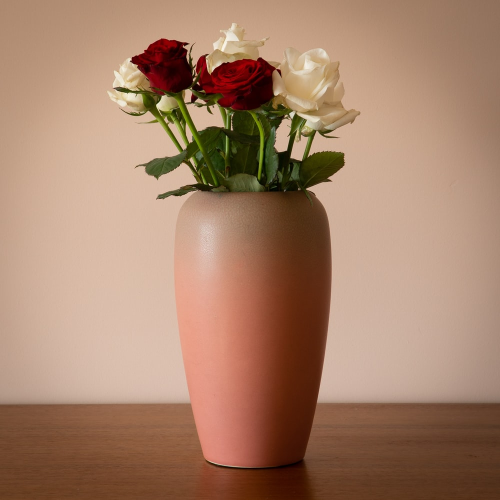
#> input picture Photos/flower.jpg, 1000 x 1000 px, found by its file name (shown at 1/2 size)
$ python 'Task 1.py'
#> lines starting #> are read from the running program, lines starting #| are printed output that depends on the picture; after the words box and inside, x2 and y2 are one past the last pixel; in counts of white or black regions, pixels touching at a corner belong together
from abc import ABC
import cv2 as cv
img = cv.imread('Photos/flower.jpg')
#> img is the input picture: shape (1000, 1000, 3); mean B, G, R 106.6, 130.1, 166.9
cv.imshow('Flower',img)
cv.waitKey(0)

#Part (a)
# Resize the image
resized = cv.resize(img, (512,512),interpolation=cv.INTER_CUBIC)
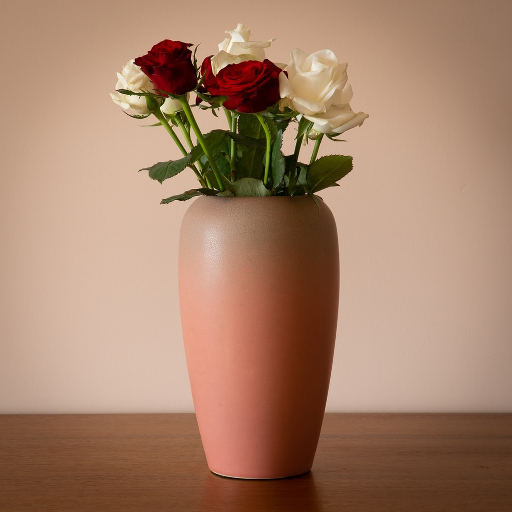
#> resized: shape (512, 512, 3); mean B, G, R 106.6, 130.1, 166.9
cv.imshow('Resized',resized)
cv.waitKey(0)

#Part (b)
#Converting the resized image to grayscale
gray = cv.cvtColor(resized, cv.COLOR_BGR2GRAY)
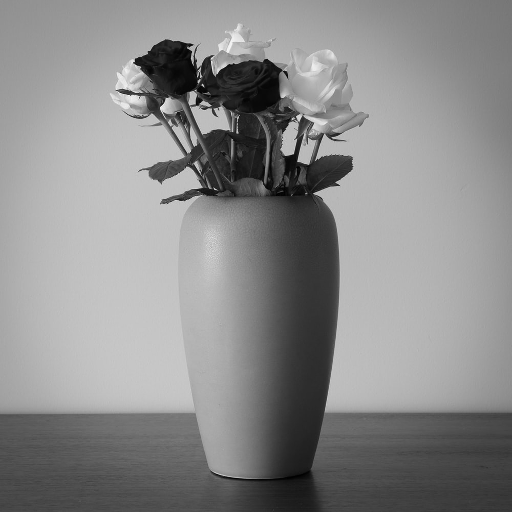
#> gray: shape (512, 512); min 1, max 244, mean 138.4
cv.imshow('Gray',gray)
cv.waitKey(0)

#Part (c)
#Binarizing the grayscaled image
threshold, thresh = cv.threshold(gray,150,255,cv.THRESH_BINARY)
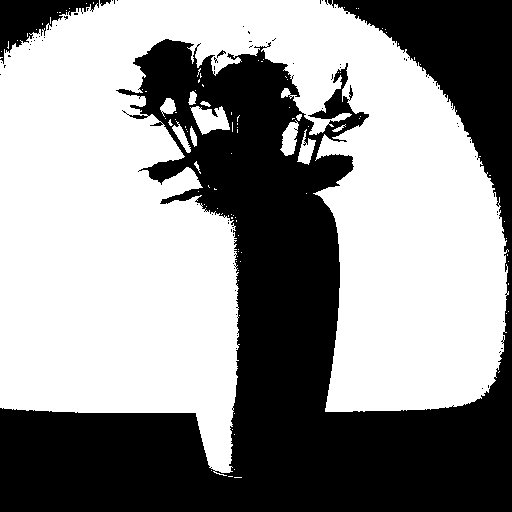
#> thresh: shape (512, 512); 56.9% white; 75 black regions (71 under 20 px), largest, box (x1, y1, x2, y2) and area: (0, 0, 512, 512) 110202, (0, 0, 99, 64) 2646, (100, 0, 111, 6) 41, (217, 50, 226, 58) 26
#looks at the img compares each pixel value to this threshold value
#if it above 150 it sets it to 255
cv.imshow('Simple Thresholded',thresh)
cv.waitKey(0)

#Part (d)
# Apply gradient filter on the original image
sobelx = cv.Sobel(resized,cv.CV_64F,1,0)
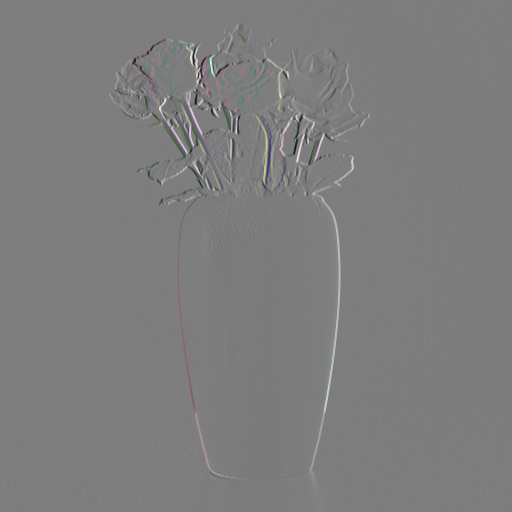
#> sobelx: shape (512, 512, 3) float64; mean B, G, R -0.3, -0.3, -0.4; drawn with min black and max white
sobely = cv.Sobel(resized,cv.CV_64F,0,1)
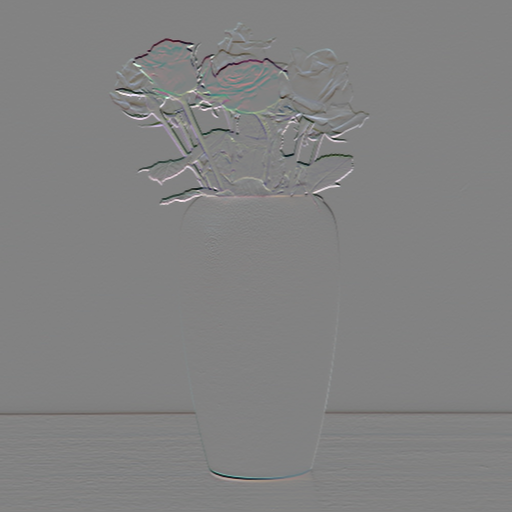
#> sobely: shape (512, 512, 3) float64; mean B, G, R -1.3, -1.3, -1.2; drawn with min black and max white
combined_sobel = cv.bitwise_and(sobelx,sobely)
cv.imshow('Combined Sobel',combined_sobel)
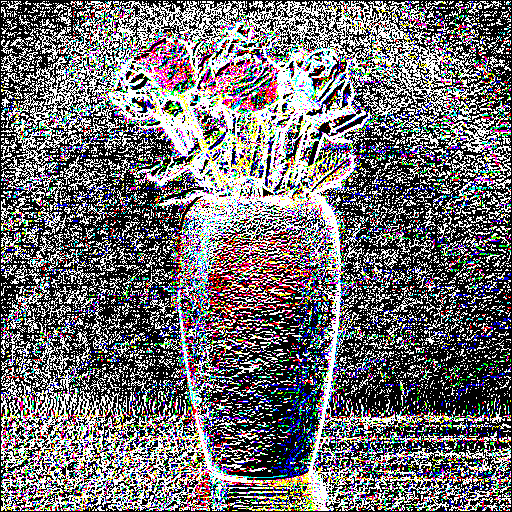
#> window 'Combined Sobel': shape (512, 512, 3); mean B, G, R 113.1, 110.8, 113
cv.waitKey(0)

$ run again, with Photos/bg.jpg copied over Photos/flower.jpg
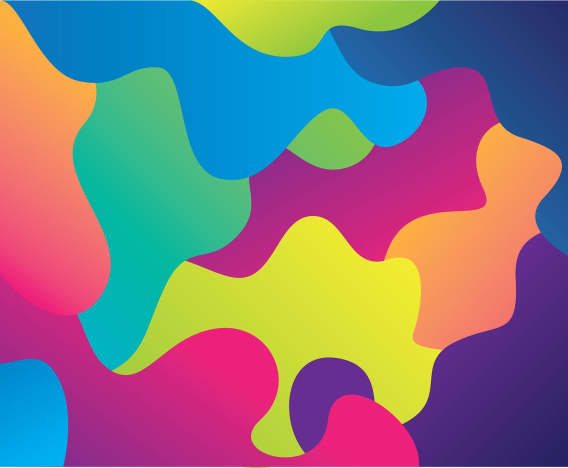
#> input picture Photos/bg.jpg, 1136 x 936 px, found by its file name (shown at 1/2 size)
#> img is the input picture: shape (936, 1136, 3); mean B, G, R 128.5, 118.9, 131.3
#> `threshold, thresh = cv.threshold(gray,150,255,cv.THRESH_BINARY)`:
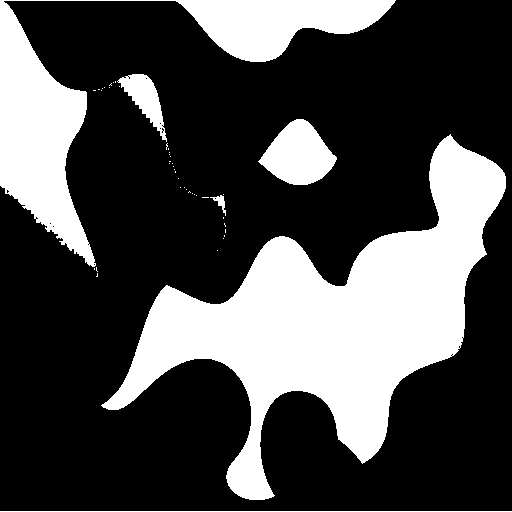
#> thresh: shape (512, 512); 29.3% white; 46 white regions (40 under 20 px), largest, box (x1, y1, x2, y2) and area: (101, 134, 506, 500) 50362, (0, 0, 396, 267) 21257, (258, 119, 337, 185) 3274, (117, 74, 167, 142) 1316, (0, 511, 512, 512) 512, (210, 195, 226, 216) 110
#> `cv.imshow('Combined Sobel',combined_sobel)`:
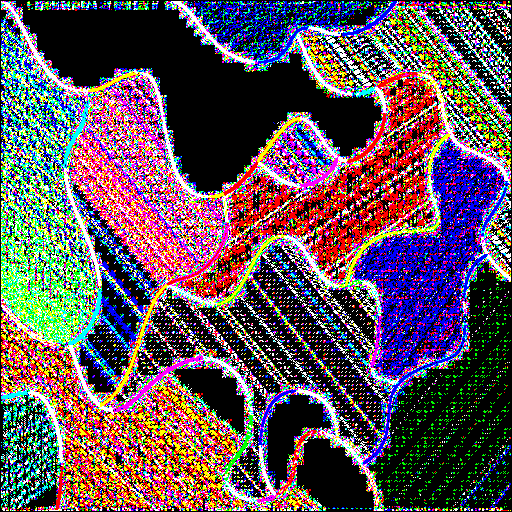
#> window 'Combined Sobel': shape (512, 512, 3); mean B, G, R 89.4, 80.5, 95.7

$ run again, with Photos/cat.jpg copied over Photos/flower.jpg
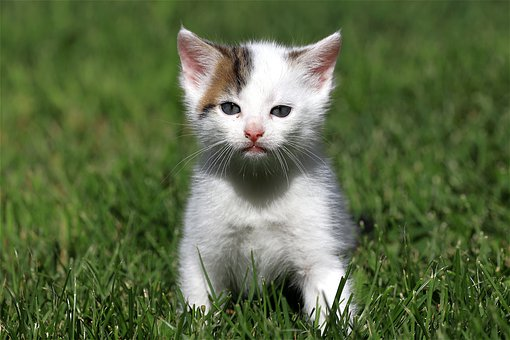
#> input picture Photos/cat.jpg, 510 x 340 px, found by its file name
#> img is the input picture: shape (340, 510, 3); mean B, G, R 67.7, 106.1, 90.8
#> `threshold, thresh = cv.threshold(gray,150,255,cv.THRESH_BINARY)`:
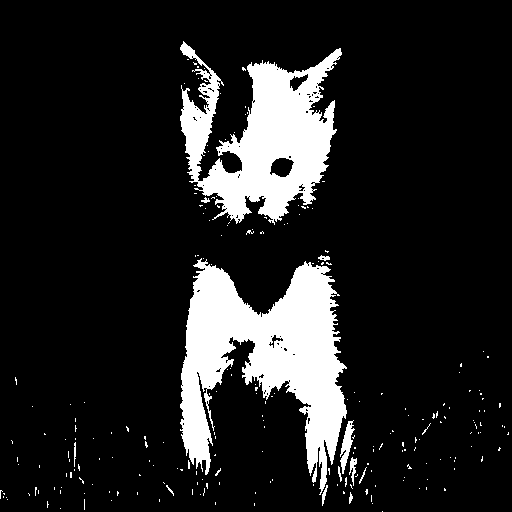
#> thresh: shape (512, 512); 13.6% white; 230 white regions (218 under 20 px), largest, box (x1, y1, x2, y2) and area: (180, 258, 347, 495) 19369, (180, 41, 342, 225) 14817, (340, 420, 355, 474) 343
#> `cv.imshow('Combined Sobel',combined_sobel)`:
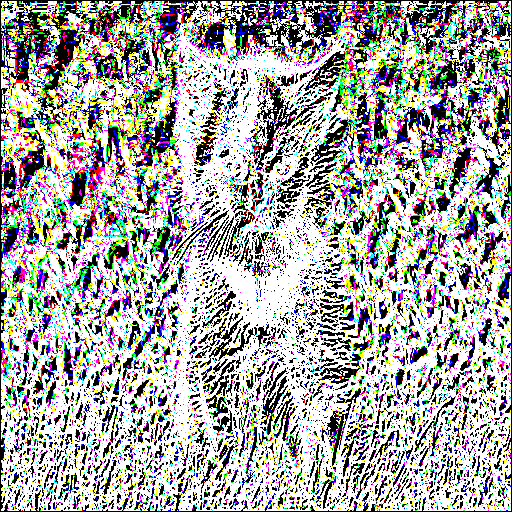
#> window 'Combined Sobel': shape (512, 512, 3); mean B, G, R 163.2, 165.1, 165.6

$ run again, with Photos/cringemas.jpg copied over Photos/flower.jpg
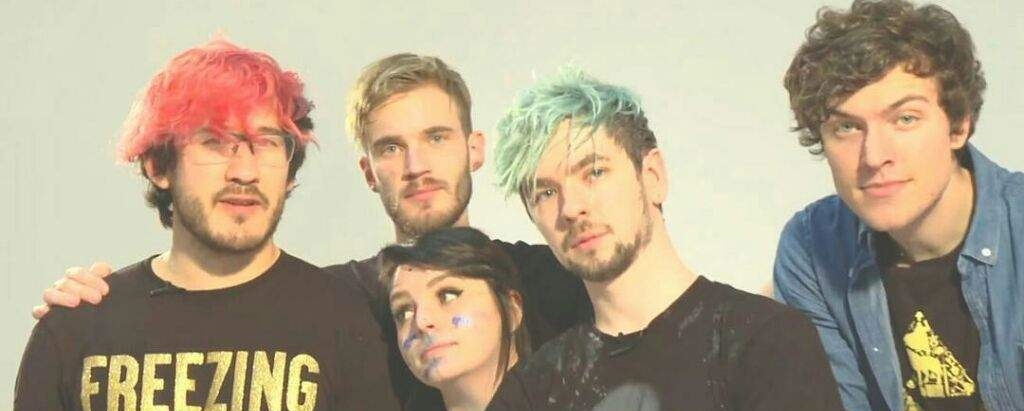
#> input picture Photos/cringemas.jpg, 1024 x 411 px, found by its file name
#> img is the input picture: shape (411, 1024, 3); mean B, G, R 141.3, 164.7, 177.8
#> `threshold, thresh = cv.threshold(gray,150,255,cv.THRESH_BINARY)`:
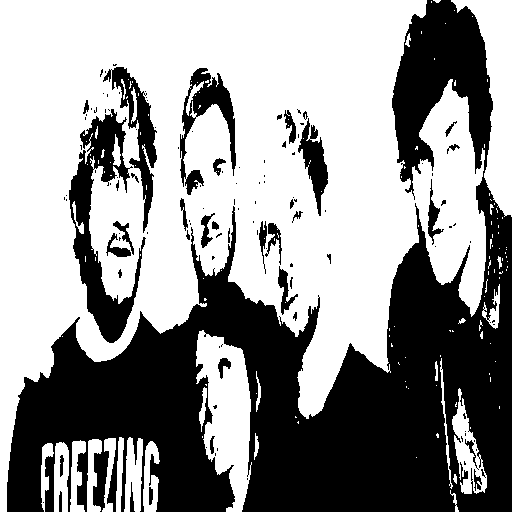
#> thresh: shape (512, 512); 58.6% white; 122 black regions (83 under 20 px), largest, box (x1, y1, x2, y2) and area: (7, 0, 512, 512) 93087, (69, 109, 146, 343) 5952, (103, 67, 157, 233) 2306
#> `cv.imshow('Combined Sobel',combined_sobel)`:
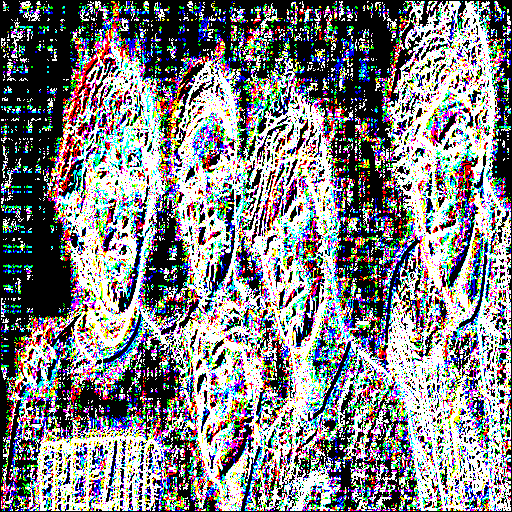
#> window 'Combined Sobel': shape (512, 512, 3); mean B, G, R 130.2, 128.4, 127.7
